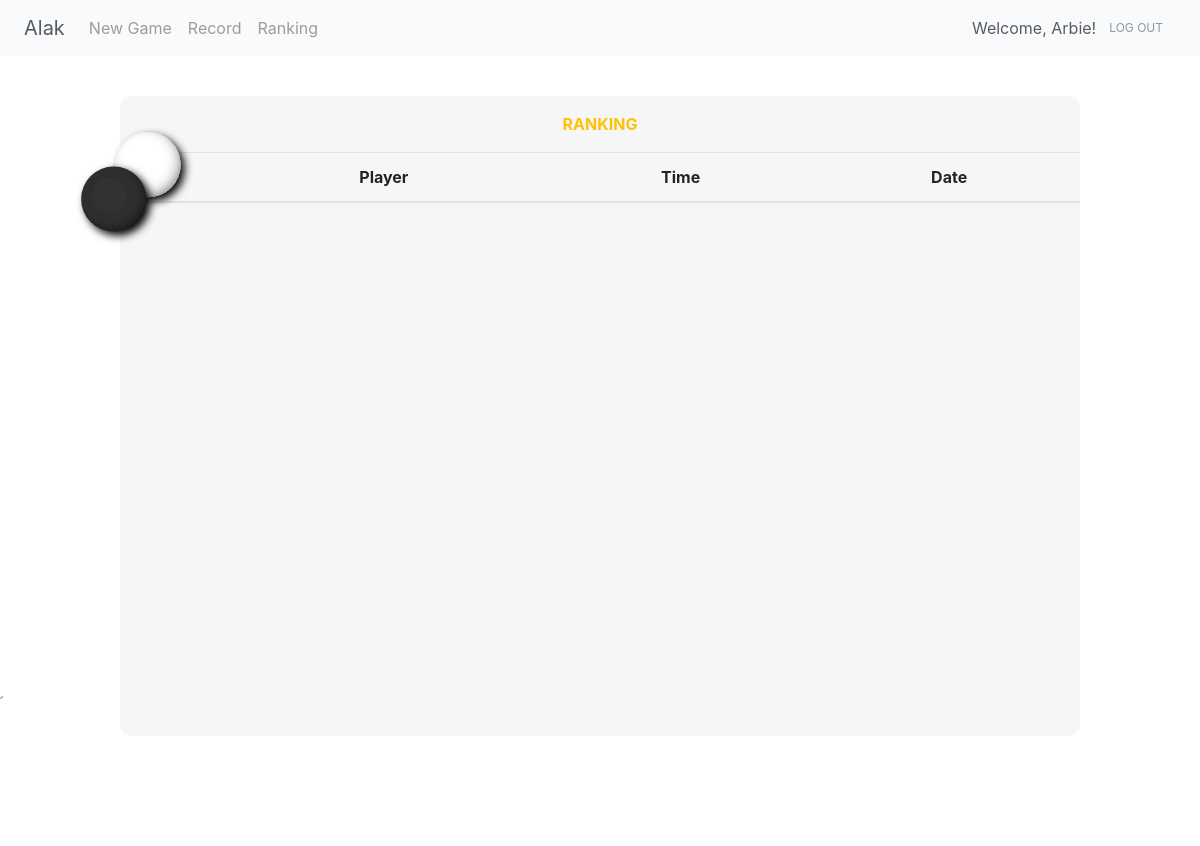
The app's page /ranking (signed in), older data.
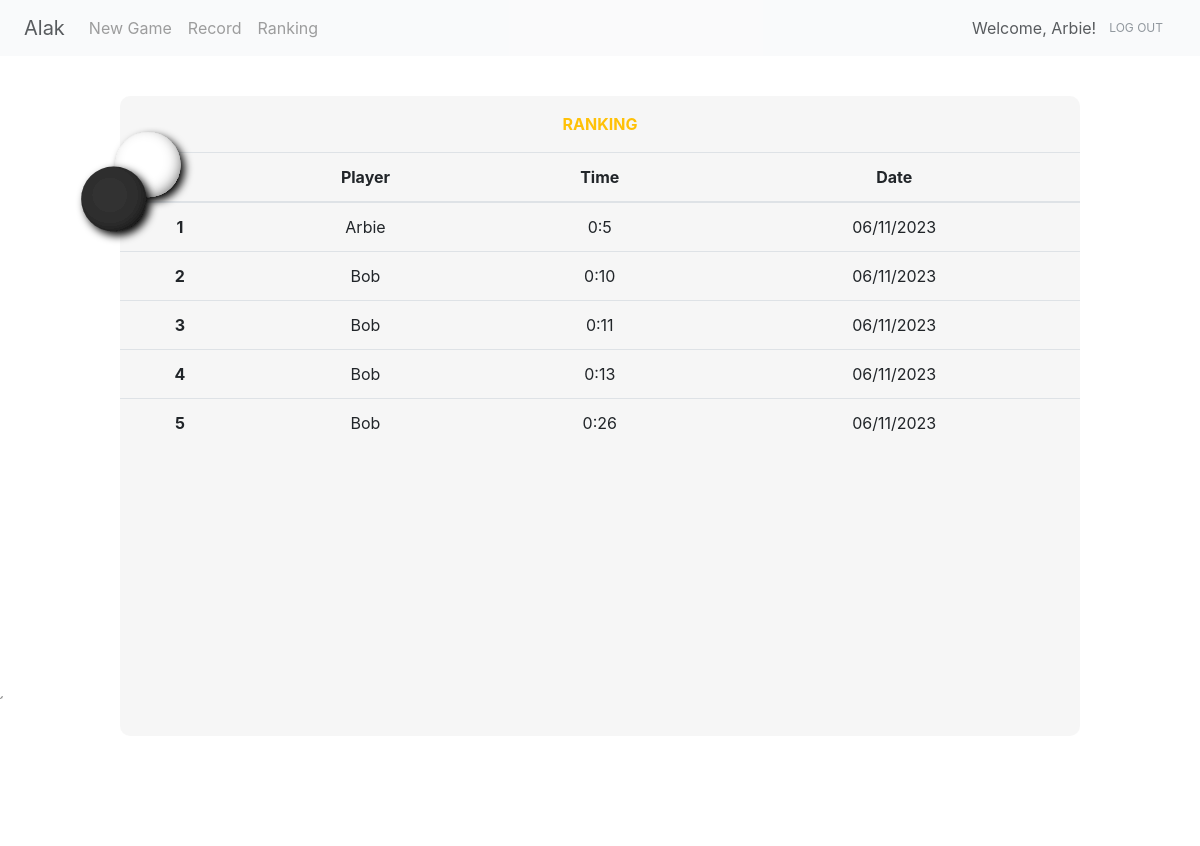
The same page, newer data.
### project/models.py (models this page shows)
class User(UserMixin, db.Model):
    id = db.Column(db.Integer, primary_key=True) # primary keys are required by SQLAlchemy
    email = db.Column(db.String(100), unique=True)
    password = db.Column(db.String(100))
    name = db.Column(db.String(1000))

class Record(db.Model):
    __tablename__ = 'record'
    id = db.Column(db.Integer(), primary_key=True)
    user_id = db.Column(db.String(50))
    user_name = db.Column(db.String(50))
    time = db.Column(db.String(50))
    second = db.Column(db.Integer())
    result = db.Column(db.String(50))
    date = db.Column(db.String(50))

### project/main.py (the view)
@main.route('/ranking')
def ranking():
    try:
        displayed_name = current_user.name
    except:
        displayed_name = "our guest"
    record = Record.query.filter_by(result="WIN").order_by(Record.second).limit(10).all()
    return render_template('ranking.html', result=record, name=displayed_name)

### project/__init__.py (called while the page is built)
def create_app():
    app = Flask(__name__)
    app.config['SECRET_KEY'] = 'secret-key-goes-here'
    app.config['SQLALCHEMY_DATABASE_URI'] = 'sqlite:///db.sqlite'
    db.init_app(app)
    with app.app_context():
        db.create_all()
    login_manager = LoginManager()
    login_manager.login_view = 'auth.signin'
    login_manager.init_app(app)
    from .models import User
    @login_manager.user_loader
    def load_user(user_id):
        return User.query.get(int(user_id))
    from .auth import auth as auth_blueprint
    app.register_blueprint(auth_blueprint)
    from .main import main as main_blueprint
    app.register_blueprint(main_blueprint)
    return app

### project/templates/ranking.html (shortened to what this page needs)
{% extends 'base.html' %}
{% block content %}
    <svg id="svg" style="position: absolute; z-index: 1; top: 15%; left: 3%;" viewBox="-2.2 -2.2 7 7" xmlns="http://www.w3.org/2000/svg" width="200" height="120">
        <use href="#piece-white" x="2" y="0"/>
        <use href="#piece-black" x="0" y="2"/>
    </svg>
    <div style="position: relative; top: 5%; overflow-x: auto;" class="square rounded-9 big-square text-center">
        <p class="text-warning text-uppercase font-weight-bold pt-3">RANKING</p>
        <table class="table">
          <thead>
            <tr>
              <th scope="col"></th>
              <th scope="col">Player</th>
              <th scope="col">Time</th>
              <th scope="col">Date</th>
            </tr>
          </thead>
          <tbody style="overflow: auto; height: 100px;">
            {% for i in range(result | length) %}
            <tr>
              <th scope="row">{{ i + 1}}</th>
              <td> {{ result[i].user_name }} </td>
              <td> {{ result[i].time }} </td>
              <td> {{ result[i].date }} </td>
            </tr>
            {% endfor %}
          </tbody>
        </table>
    </div>
{% endblock %}

### project/templates/base.html (shortened to what this page needs)
<!doctype html>
<html lang="en" style="height: 100%;">
  <head>
    <link rel="stylesheet" href="https://stackpath.bootstrapcdn.com/bootstrap/4.3.1/css/bootstrap.min.css">
    <link rel="stylesheet" href="{{ url_for('static', filename= 'css/style.css') }}">
  </head>
  <body style="background-image: url('static/background.jpg'); background-size: cover; height: 100%;">
    <nav class="navbar navbar-expand-md navbar-light bg-light" style="opacity: 0.75;">
      <a class="navbar-brand ml-sm-2">Alak</a>
      <div class="collapse navbar-collapse" id="navbarNavAltMarkup">
        <div class="navbar-nav">
          {% if current_user.is_authenticated %}
            <a class="nav-item nav-link" href="{{ url_for('main.game')}}">New Game</a>
            <a class="nav-item nav-link" href="{{ url_for('main.record')}}">Record</a>
          {% endif %}
          <a class="nav-item nav-link" href="{{ url_for('main.ranking')}}">Ranking</a>
        </div>
      </div>
      {% if current_user.is_authenticated %}
        <a class="btn-outline-warning">Welcome, {{ name }}!</a>
        <a class="btn text-secondary mr-sm-2" style="font-size: 12px;" href="{{ url_for('auth.logout') }}" >LOG OUT</a>
      {% endif %}
    </nav>
    {% block content %} {% endblock %}
  </body>
</html>

### project/static/css/style.css (style rules this page uses)
.big-square { background-color: rgba(245, 245, 245, .85); height: 80%; width: 80%; margin-left: auto; margin-right: auto; display: block; border-radius: 10px; }

Row changes from the older to the newer data that the page shows:
added Record: user_name "Arbie", time "0:5", date "06/11/2023"
added Record: user_name "Bob", time "0:10", date "06/11/2023"
added Record: user_name "Bob", time "0:11", date "06/11/2023"
added Record: user_name "Bob", time "0:13", date "06/11/2023"
added Record: user_name "Bob", time "0:26", date "06/11/2023"
Text that changed along with them:
new list line: "1"
new list line: "2"
new list line: "3"
new list line: "4"
new list line: "5"
